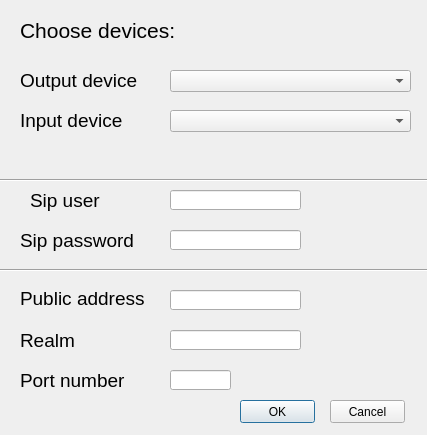
<?xml version="1.0" encoding="UTF-8"?>
<ui version="4.0">
 <class>optionsForm</class>
 <widget class="QDialog" name="optionsForm">
  <property name="geometry">
   <rect>
    <x>0</x>
    <y>0</y>
    <width>427</width>
    <height>435</height>
   </rect>
  </property>
  <property name="windowTitle">
   <string>Options</string>
  </property>
  <widget class="QLineEdit" name="sipUser">
   <property name="geometry">
    <rect>
     <x>170</x>
     <y>190</y>
     <width>131</width>
     <height>20</height>
    </rect>
   </property>
  </widget>
  <widget class="QLabel" name="label">
   <property name="geometry">
    <rect>
     <x>30</x>
     <y>190</y>
     <width>81</width>
     <height>21</height>
    </rect>
   </property>
   <property name="font">
    <font>
     <pointsize>14</pointsize>
    </font>
   </property>
   <property name="text">
    <string>Sip user</string>
   </property>
   <property name="buddy">
    <cstring>sipUser</cstring>
   </property>
  </widget>
  <widget class="QLineEdit" name="sipPassword">
   <property name="geometry">
    <rect>
     <x>170</x>
     <y>230</y>
     <width>131</width>
     <height>20</height>
    </rect>
   </property>
  </widget>
  <widget class="QLabel" name="label_2">
   <property name="geometry">
    <rect>
     <x>20</x>
     <y>230</y>
     <width>121</width>
     <height>21</height>
    </rect>
   </property>
   <property name="font">
    <font>
     <pointsize>14</pointsize>
    </font>
   </property>
   <property name="text">
    <string>Sip password</string>
   </property>
   <property name="buddy">
    <cstring>sipPassword</cstring>
   </property>
  </widget>
  <widget class="QLineEdit" name="publicAddress">
   <property name="geometry">
    <rect>
     <x>170</x>
     <y>290</y>
     <width>131</width>
     <height>20</height>
    </rect>
   </property>
  </widget>
  <widget class="QLabel" name="label_4">
   <property name="geometry">
    <rect>
     <x>20</x>
     <y>290</y>
     <width>131</width>
     <height>16</height>
    </rect>
   </property>
   <property name="font">
    <font>
     <pointsize>14</pointsize>
    </font>
   </property>
   <property name="text">
    <string>Public address</string>
   </property>
   <property name="buddy">
    <cstring>publicAddress</cstring>
   </property>
  </widget>
  <widget class="Line" name="line">
   <property name="geometry">
    <rect>
     <x>-3</x>
     <y>170</y>
     <width>431</width>
     <height>20</height>
    </rect>
   </property>
   <property name="orientation">
    <enum>Qt::Horizontal</enum>
   </property>
  </widget>
  <widget class="QLabel" name="label_5">
   <property name="geometry">
    <rect>
     <x>20</x>
     <y>330</y>
     <width>101</width>
     <height>21</height>
    </rect>
   </property>
   <property name="font">
    <font>
     <pointsize>14</pointsize>
    </font>
   </property>
   <property name="text">
    <string>Realm</string>
   </property>
   <property name="buddy">
    <cstring>realm</cstring>
   </property>
  </widget>
  <widget class="QLineEdit" name="realm">
   <property name="geometry">
    <rect>
     <x>170</x>
     <y>330</y>
     <width>131</width>
     <height>20</height>
    </rect>
   </property>
  </widget>
  <widget class="QLabel" name="label_6">
   <property name="geometry">
    <rect>
     <x>20</x>
     <y>370</y>
     <width>111</width>
     <height>21</height>
    </rect>
   </property>
   <property name="font">
    <font>
     <pointsize>14</pointsize>
    </font>
   </property>
   <property name="text">
    <string>Port number</string>
   </property>
   <property name="buddy">
    <cstring>portNumber</cstring>
   </property>
  </widget>
  <widget class="QLineEdit" name="portNumber">
   <property name="geometry">
    <rect>
     <x>170</x>
     <y>370</y>
     <width>61</width>
     <height>20</height>
    </rect>
   </property>
  </widget>
  <widget class="QPushButton" name="okButton">
   <property name="geometry">
    <rect>
     <x>240</x>
     <y>400</y>
     <width>75</width>
     <height>23</height>
    </rect>
   </property>
   <property name="text">
    <string>OK</string>
   </property>
  </widget>
  <widget class="QPushButton" name="cancelButton">
   <property name="geometry">
    <rect>
     <x>330</x>
     <y>400</y>
     <width>75</width>
     <height>23</height>
    </rect>
   </property>
   <property name="text">
    <string>Cancel</string>
   </property>
  </widget>
  <widget class="Line" name="line_2">
   <property name="geometry">
    <rect>
     <x>-10</x>
     <y>260</y>
     <width>441</width>
     <height>20</height>
    </rect>
   </property>
   <property name="orientation">
    <enum>Qt::Horizontal</enum>
   </property>
  </widget>
  <widget class="QLabel" name="label_3">
   <property name="geometry">
    <rect>
     <x>20</x>
     <y>20</y>
     <width>191</width>
     <height>21</height>
    </rect>
   </property>
   <property name="font">
    <font>
     <pointsize>16</pointsize>
    </font>
   </property>
   <property name="text">
    <string>Choose devices:</string>
   </property>
  </widget>
  <widget class="QLabel" name="label_7">
   <property name="geometry">
    <rect>
     <x>20</x>
     <y>70</y>
     <width>191</width>
     <height>21</height>
    </rect>
   </property>
   <property name="font">
    <font>
     <pointsize>14</pointsize>
    </font>
   </property>
   <property name="text">
    <string>Output device</string>
   </property>
   <property name="buddy">
    <cstring>outputDevices</cstring>
   </property>
  </widget>
  <widget class="QLabel" name="label_8">
   <property name="geometry">
    <rect>
     <x>20</x>
     <y>110</y>
     <width>191</width>
     <height>21</height>
    </rect>
   </property>
   <property name="font">
    <font>
     <pointsize>14</pointsize>
    </font>
   </property>
   <property name="text">
    <string>Input device</string>
   </property>
   <property name="buddy">
    <cstring>InputDevices</cstring>
   </property>
  </widget>
  <widget class="QComboBox" name="outputDevices">
   <property name="geometry">
    <rect>
     <x>170</x>
     <y>70</y>
     <width>241</width>
     <height>22</height>
    </rect>
   </property>
   <property name="font">
    <font>
     <family>MS Shell Dlg 2</family>
     <pointsize>12</pointsize>
    </font>
   </property>
  </widget>
  <widget class="QComboBox" name="InputDevices">
   <property name="geometry">
    <rect>
     <x>170</x>
     <y>110</y>
     <width>241</width>
     <height>22</height>
    </rect>
   </property>
   <property name="font">
    <font>
     <family>MS Shell Dlg 2</family>
     <pointsize>12</pointsize>
    </font>
   </property>
  </widget>
 </widget>
 <resources/>
 <connections>
  <connection>
   <sender>okButton</sender>
   <signal>clicked()</signal>
   <receiver>optionsForm</receiver>
   <slot>accept()</slot>
   <hints>
    <hint type="sourcelabel">
     <x>351</x>
     <y>38</y>
    </hint>
    <hint type="destinationlabel">
     <x>233</x>
     <y>29</y>
    </hint>
   </hints>
  </connection>
  <connection>
   <sender>cancelButton</sender>
   <signal>clicked()</signal>
   <receiver>optionsForm</receiver>
   <slot>reject()</slot>
   <hints>
    <hint type="sourcelabel">
     <x>330</x>
     <y>66</y>
    </hint>
    <hint type="destinationlabel">
     <x>197</x>
     <y>125</y>
    </hint>
   </hints>
  </connection>
 </connections>
</ui>
